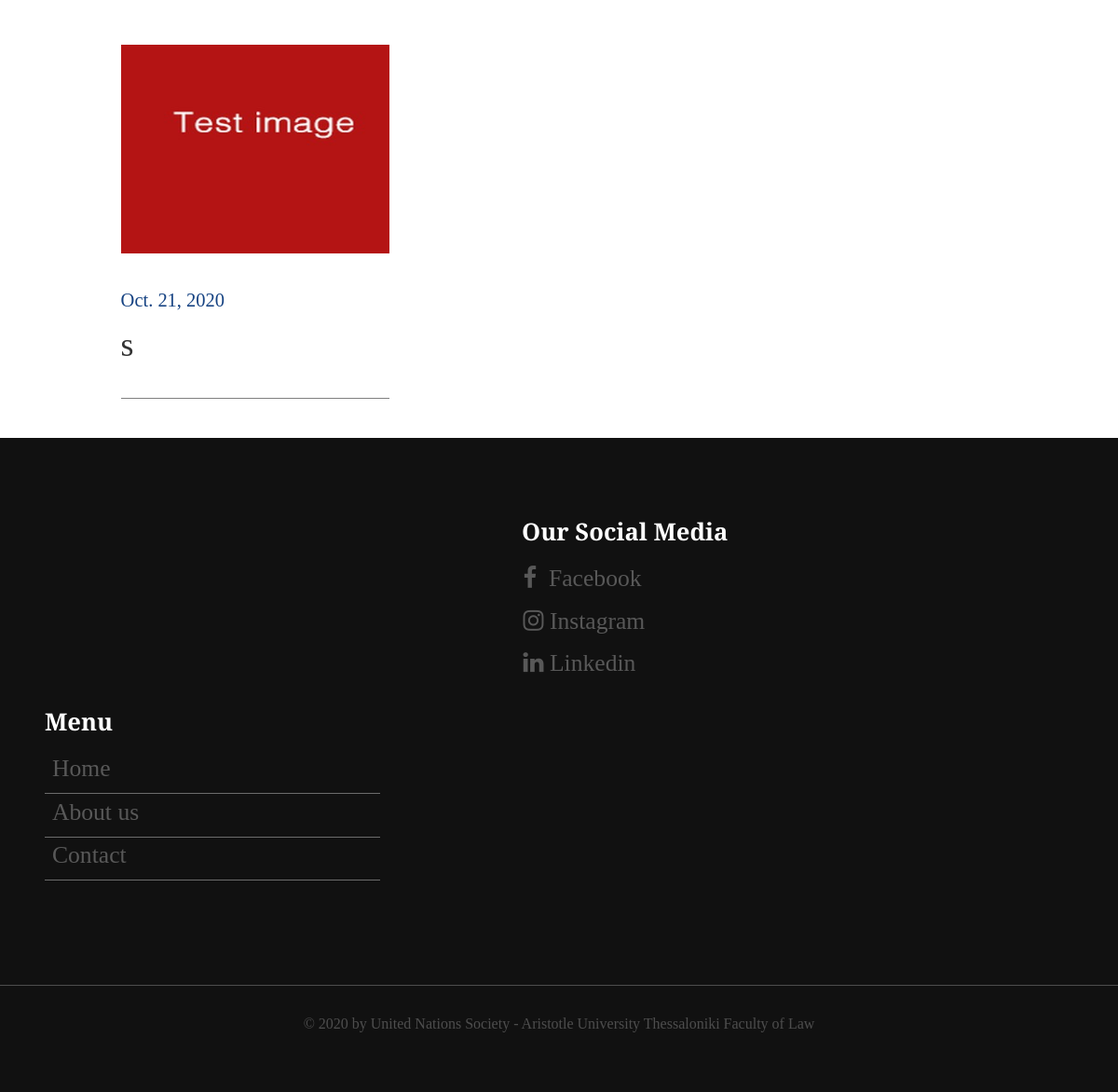
The app's page / (lower part), older data.
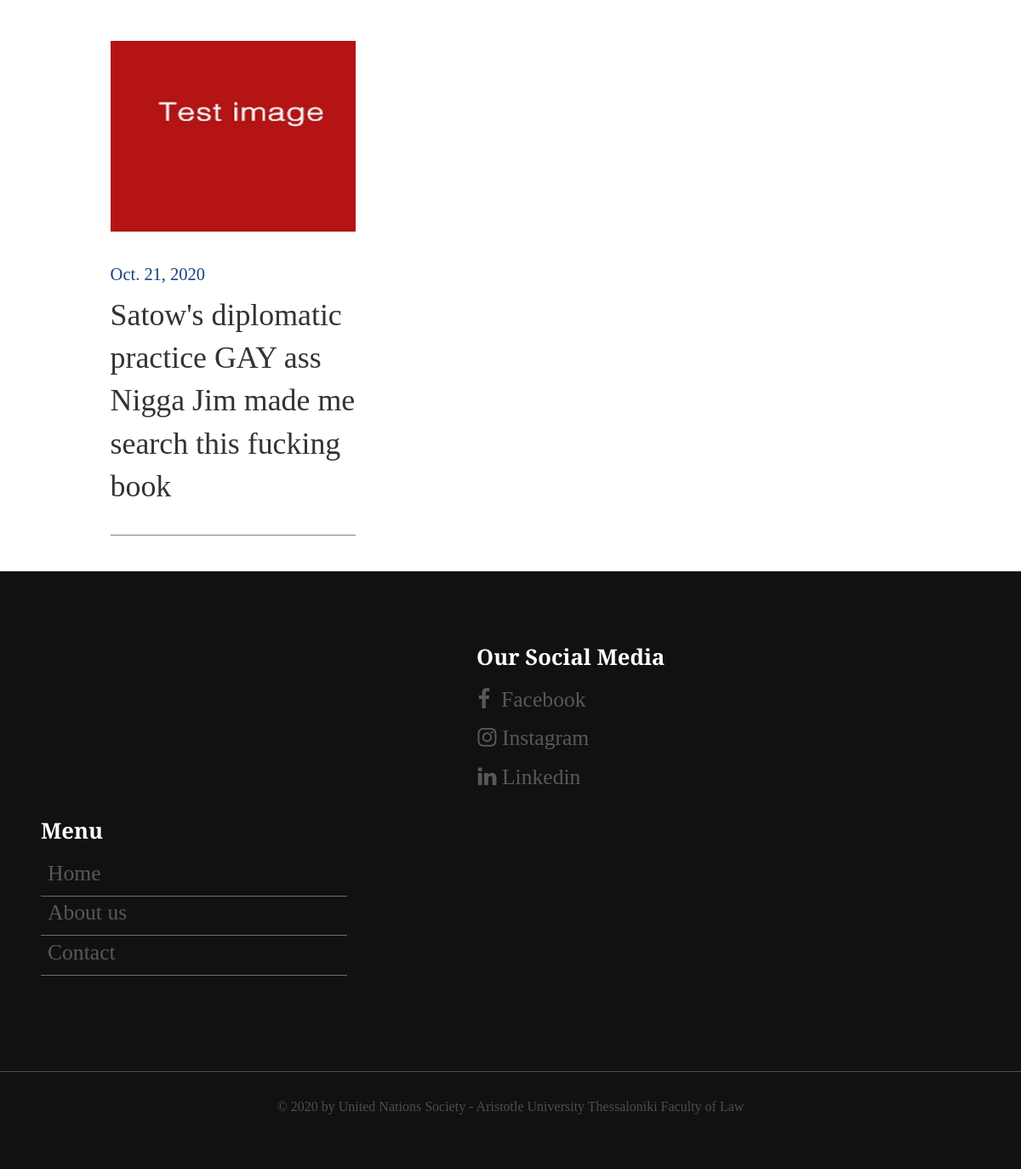
The same page, newer data.
### news/models.py (models this page shows, shortened)
class New(models.Model):
    title = models.CharField(max_length=100)
    content = models.TextField()
    image = ProcessedImageField(upload_to='news', processors=[ResizeToFit(300)], format='JPEG',
                                options={'quality': 90}, default='test.png',
                                help_text='Presentation Image')
    image_detail = ProcessedImageField(upload_to='news', processors=[ResizeToFit(300)], format='JPEG',
                                       options={'quality': 90}, default='test.png',
                                       help_text='Second Image for Detail view')
    date = models.DateField(default=datetime.now)
    author = models.ForeignKey(User, on_delete=models.CASCADE)
    slug = models.SlugField(default='', editable=False, max_length=100)
    href_url = models.URLField(default='', null=True, blank=True, help_text='Add here any site reference.')

### main/views.py (the view)
# urls.py: path('', views.HomeView.as_view(), name='home'),
class HomeView(ListView):
    template_name = 'main/homepage.html'
    ordering = ['-date']
    def get_queryset(self):
        queryset = {
            'news': New.objects.all().order_by('-date'),
            'events': Event.objects.all().order_by('-date'),
        }
        return queryset
    def get_context_data(self, **kwargs):
        context = {
            'news': New.objects.all().order_by('-date'),
            'events': Event.objects.all().order_by('-date'),
        }
        return context

### main/templates/main/homepage.html (shortened to what this page needs)
<!DOCTYPE html>
<html lang="en">
{% load static %}
<head>
    <link rel="stylesheet" type="text/css" href="{% static 'material/css/main.css' %}">
    <link rel="stylesheet" href="https://stackpath.bootstrapcdn.com/font-awesome/4.7.0/css/font-awesome.min.css">
    <link rel="stylesheet" href="https://unpkg.com/purecss@2.0.3/build/pure-min.css">
</head>
{% include "main/navbar.html" %}
<body>
<div class="wrapper">
            <div class="md-container-simple" id="">
                {% for new in news|slice:"0:3" %}
                   <div class="news-container-vertical hover-link">
                        <a href="{% url 'news:news-detail' new.slug %}" class="">
                            <div class="">
                                <img class="news-image-vertical" src="{{new.image.url}}" alt="">
                                <div class="content">
                                    <p class="date logo-blue">{{new.date}}</p>
                                    <p class="news-p smaller">{{new.title}}</p>
                                </div>
                            </div>
                        </a>
                    </div>
                {% endfor %}
            </div>
</div>
</body>
{% include "main/footer.html" %}
</html>

Row changes from the older to the newer data that the page shows:
changed New: title "s" → "Satow's diplomatic practice GAY ass Nigga Jim made me search this fucking book"
